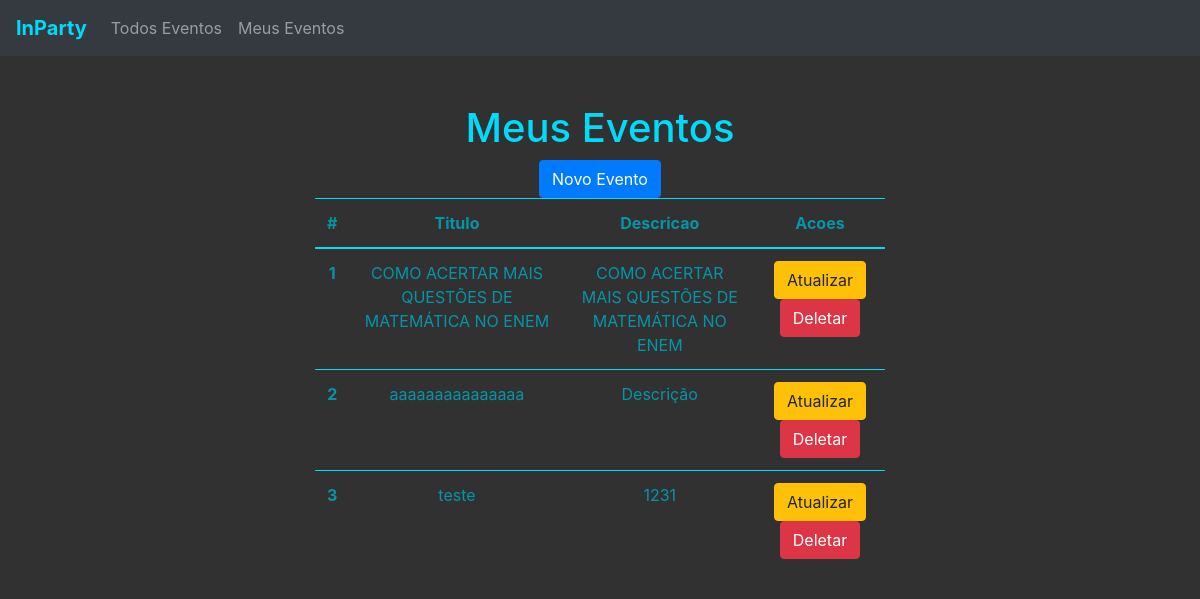
Screenshot of /meusEventos.php (signed in) with the database file from the repository.
### tables this page shows
CREATE TABLE IF NOT EXISTS `evento` (
`id` int(11) NOT NULL,
  `id_usuario` int(11) NOT NULL,
  `Titulo` text NOT NULL,
  `Descricao` text NOT NULL
);

### meusEventos.php (called while the page is built)
<?php
	require_once "./components/BEGIN.php";
	require_once "./view/meusEventos.php";
	require_once "./components/END.php";

### action/listarEvento.php (called while the page is built, shortened)
<?php
	$sql = "SELECT * FROM `evento`";
	if(isset($meusEventos))
	$sql .= " WHERE id_usuario = ".$_SESSION['id_usuario']."";
	$res_eventos = $conn->query($sql) or die($conn->error);

### view/meusEventos.php (the view)
<?php
	require_once "./config.php";
    require_once "./components/nav.php";
    $meusEventos = true;
	require_once "./action/listarEvento.php";
?>
<br>
<br>
<section class="text-center col-sm-12 col-md-6"  style="margin: auto;">
<h1 class="text-color">Meus Eventos</h1>
<a href="/newEvento.php" class="btn btn-primary" style="color: white;">Novo Evento</a>
<table class="table" style="color: #0595a9;">
    <thead>
        <tr>
        <th scope="col">#</th>
        <th scope="col">Titulo</th>
        <th scope="col">Descricao</th>
        <th scope="col">Acoes</th>
        </tr>
    </thead>
    <tbody>
    <?php
        $i=0;
        while($row = $res_eventos->fetch_object()){
        $i++;
    ?>
        <tr>
        <th scope="row"><?php echo $i; ?></th>
        <td><?php echo $row->Titulo; ?></td>
        <td><?php echo $row->Descricao; ?></td>
        <td>
            <a href="/newEvento.php?idEvento=<?php echo $row->id; ?>&Titulo=<?php echo $row->Titulo; ?>&Descricao=<?php echo $row->Descricao; ?>" class="btn btn-warning">Atualizar</a>
            <a href="/action.php?idEvento=<?php echo $row->id; ?>&action=deleteEvento" class="btn btn-danger">Deletar</a>
        </td>
        </tr>
    <?php
        }
    ?>
    </tbody>
</table>
</section>

### css/global.css (style rules this page uses)
body { background-color: #313131; }
.text-color { color: #00dbf9 !important; }
.table thead th { border-bottom: 2px solid #00dbf9 !important; }
.table td, .table th { border-top: 1px solid #00dbf9 !important; }

### rows the page displays
evento: Titulo "COMO ACERTAR MAIS QUESTÕES DE MATEMÁTICA NO ENEM", Descricao "COMO ACERTAR MAIS QUESTÕES DE MATEMÁTICA NO ENEM"
evento: Titulo "aaaaaaaaaaaaaaa", Descricao "Descrição"
evento: Titulo "teste", Descricao "1231"
